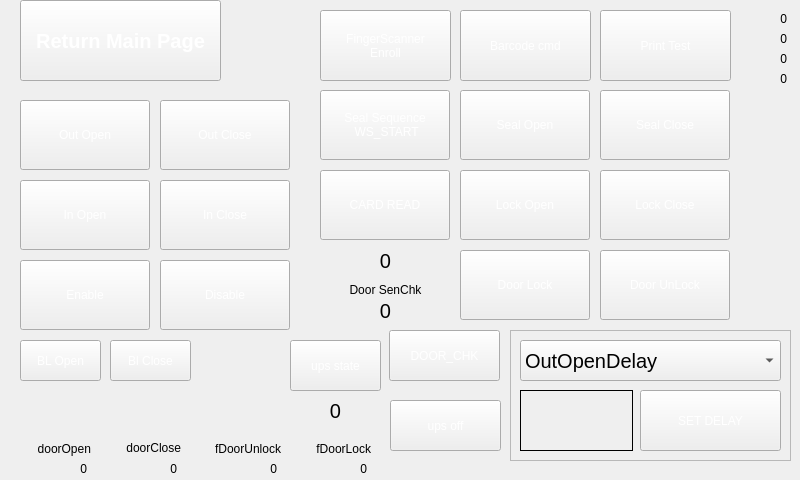
<?xml version="1.0" encoding="UTF-8"?>
<ui version="4.0">
 <class>page_engineer</class>
 <widget class="QWidget" name="page_engineer">
  <property name="geometry">
   <rect>
    <x>0</x>
    <y>0</y>
    <width>800</width>
    <height>480</height>
   </rect>
  </property>
  <property name="windowTitle">
   <string>Form</string>
  </property>
  <property name="styleSheet">
   <string notr="true"/>
  </property>
  <widget class="QPushButton" name="btn_test">
   <property name="geometry">
    <rect>
     <x>20</x>
     <y>0</y>
     <width>201</width>
     <height>81</height>
    </rect>
   </property>
   <property name="font">
    <font>
     <pointsize>15</pointsize>
     <weight>75</weight>
     <bold>true</bold>
    </font>
   </property>
   <property name="focusPolicy">
    <enum>Qt::NoFocus</enum>
   </property>
   <property name="styleSheet">
    <string notr="true">border-image: url(:/image/base7.png);
color: rgb(255, 255, 255);</string>
   </property>
   <property name="text">
    <string notr="true">Return Main Page</string>
   </property>
  </widget>
  <widget class="QPushButton" name="Btn_Door_Unlock">
   <property name="geometry">
    <rect>
     <x>600</x>
     <y>250</y>
     <width>130</width>
     <height>70</height>
    </rect>
   </property>
   <property name="focusPolicy">
    <enum>Qt::NoFocus</enum>
   </property>
   <property name="styleSheet">
    <string notr="true">border-image: url(:/image/base7.png);
color: rgb(255, 255, 255);</string>
   </property>
   <property name="text">
    <string notr="true">Door UnLock</string>
   </property>
  </widget>
  <widget class="QPushButton" name="Btn_Lock_close">
   <property name="geometry">
    <rect>
     <x>600</x>
     <y>170</y>
     <width>130</width>
     <height>70</height>
    </rect>
   </property>
   <property name="focusPolicy">
    <enum>Qt::NoFocus</enum>
   </property>
   <property name="styleSheet">
    <string notr="true">border-image: url(:/image/base7.png);
color: rgb(255, 255, 255);</string>
   </property>
   <property name="text">
    <string notr="true">Lock Close</string>
   </property>
  </widget>
  <widget class="QLabel" name="label_note_1">
   <property name="geometry">
    <rect>
     <x>720</x>
     <y>30</y>
     <width>67</width>
     <height>17</height>
    </rect>
   </property>
   <property name="layoutDirection">
    <enum>Qt::LeftToRight</enum>
   </property>
   <property name="text">
    <string notr="true">0</string>
   </property>
   <property name="alignment">
    <set>Qt::AlignRight|Qt::AlignTrailing|Qt::AlignVCenter</set>
   </property>
  </widget>
  <widget class="QPushButton" name="Btn_Enable">
   <property name="geometry">
    <rect>
     <x>20</x>
     <y>260</y>
     <width>130</width>
     <height>70</height>
    </rect>
   </property>
   <property name="focusPolicy">
    <enum>Qt::NoFocus</enum>
   </property>
   <property name="styleSheet">
    <string notr="true">border-image: url(:/image/base7.png);
color: rgb(255, 255, 255);</string>
   </property>
   <property name="text">
    <string notr="true">Enable</string>
   </property>
  </widget>
  <widget class="QLabel" name="label_note_3">
   <property name="geometry">
    <rect>
     <x>720</x>
     <y>70</y>
     <width>67</width>
     <height>17</height>
    </rect>
   </property>
   <property name="layoutDirection">
    <enum>Qt::LeftToRight</enum>
   </property>
   <property name="text">
    <string notr="true">0</string>
   </property>
   <property name="alignment">
    <set>Qt::AlignRight|Qt::AlignTrailing|Qt::AlignVCenter</set>
   </property>
  </widget>
  <widget class="QPushButton" name="Btn_sealSeq">
   <property name="geometry">
    <rect>
     <x>320</x>
     <y>90</y>
     <width>130</width>
     <height>70</height>
    </rect>
   </property>
   <property name="focusPolicy">
    <enum>Qt::NoFocus</enum>
   </property>
   <property name="styleSheet">
    <string notr="true">border-image: url(:/image/base7.png);
color: rgb(255, 255, 255);</string>
   </property>
   <property name="text">
    <string notr="true">Seal Sequence
 WS_START</string>
   </property>
  </widget>
  <widget class="QLabel" name="label_note_2">
   <property name="geometry">
    <rect>
     <x>720</x>
     <y>50</y>
     <width>67</width>
     <height>17</height>
    </rect>
   </property>
   <property name="layoutDirection">
    <enum>Qt::LeftToRight</enum>
   </property>
   <property name="text">
    <string notr="true">0</string>
   </property>
   <property name="alignment">
    <set>Qt::AlignRight|Qt::AlignTrailing|Qt::AlignVCenter</set>
   </property>
  </widget>
  <widget class="QPushButton" name="Btn_seal_open">
   <property name="geometry">
    <rect>
     <x>460</x>
     <y>90</y>
     <width>130</width>
     <height>70</height>
    </rect>
   </property>
   <property name="focusPolicy">
    <enum>Qt::NoFocus</enum>
   </property>
   <property name="styleSheet">
    <string notr="true">border-image: url(:/image/base7.png);
color: rgb(255, 255, 255);</string>
   </property>
   <property name="text">
    <string notr="true">Seal Open</string>
   </property>
  </widget>
  <widget class="QPushButton" name="Btn_Door_Lock">
   <property name="geometry">
    <rect>
     <x>460</x>
     <y>250</y>
     <width>130</width>
     <height>70</height>
    </rect>
   </property>
   <property name="focusPolicy">
    <enum>Qt::NoFocus</enum>
   </property>
   <property name="styleSheet">
    <string notr="true">border-image: url(:/image/base7.png);
color: rgb(255, 255, 255);</string>
   </property>
   <property name="text">
    <string notr="true">Door Lock</string>
   </property>
  </widget>
  <widget class="QPushButton" name="Btn_Disable">
   <property name="geometry">
    <rect>
     <x>160</x>
     <y>260</y>
     <width>130</width>
     <height>70</height>
    </rect>
   </property>
   <property name="focusPolicy">
    <enum>Qt::NoFocus</enum>
   </property>
   <property name="styleSheet">
    <string notr="true">border-image: url(:/image/base7.png);
color: rgb(255, 255, 255);</string>
   </property>
   <property name="text">
    <string notr="true">Disable</string>
   </property>
  </widget>
  <widget class="QLabel" name="label_note_0">
   <property name="geometry">
    <rect>
     <x>720</x>
     <y>10</y>
     <width>67</width>
     <height>17</height>
    </rect>
   </property>
   <property name="layoutDirection">
    <enum>Qt::LeftToRight</enum>
   </property>
   <property name="text">
    <string notr="true">0</string>
   </property>
   <property name="alignment">
    <set>Qt::AlignRight|Qt::AlignTrailing|Qt::AlignVCenter</set>
   </property>
  </widget>
  <widget class="QPushButton" name="btn_SetCurPage">
   <property name="geometry">
    <rect>
     <x>-210</x>
     <y>90</y>
     <width>201</width>
     <height>81</height>
    </rect>
   </property>
   <property name="font">
    <font>
     <pointsize>15</pointsize>
     <weight>75</weight>
     <bold>true</bold>
    </font>
   </property>
   <property name="focusPolicy">
    <enum>Qt::NoFocus</enum>
   </property>
   <property name="styleSheet">
    <string notr="true">border-image: url(:/image/base7.png);
color: rgb(255, 255, 255);</string>
   </property>
   <property name="text">
    <string notr="true">Currency Set</string>
   </property>
  </widget>
  <widget class="QLabel" name="fdoorLock">
   <property name="geometry">
    <rect>
     <x>300</x>
     <y>460</y>
     <width>67</width>
     <height>17</height>
    </rect>
   </property>
   <property name="layoutDirection">
    <enum>Qt::LeftToRight</enum>
   </property>
   <property name="text">
    <string notr="true">0</string>
   </property>
   <property name="alignment">
    <set>Qt::AlignRight|Qt::AlignTrailing|Qt::AlignVCenter</set>
   </property>
  </widget>
  <widget class="QLabel" name="doorClose">
   <property name="geometry">
    <rect>
     <x>110</x>
     <y>460</y>
     <width>67</width>
     <height>17</height>
    </rect>
   </property>
   <property name="layoutDirection">
    <enum>Qt::LeftToRight</enum>
   </property>
   <property name="text">
    <string notr="true">0</string>
   </property>
   <property name="alignment">
    <set>Qt::AlignRight|Qt::AlignTrailing|Qt::AlignVCenter</set>
   </property>
  </widget>
  <widget class="QLabel" name="doorOpen">
   <property name="geometry">
    <rect>
     <x>20</x>
     <y>460</y>
     <width>67</width>
     <height>17</height>
    </rect>
   </property>
   <property name="layoutDirection">
    <enum>Qt::LeftToRight</enum>
   </property>
   <property name="text">
    <string notr="true">0</string>
   </property>
   <property name="alignment">
    <set>Qt::AlignRight|Qt::AlignTrailing|Qt::AlignVCenter</set>
   </property>
  </widget>
  <widget class="QLabel" name="fDoorUnlock">
   <property name="geometry">
    <rect>
     <x>210</x>
     <y>460</y>
     <width>67</width>
     <height>17</height>
    </rect>
   </property>
   <property name="layoutDirection">
    <enum>Qt::LeftToRight</enum>
   </property>
   <property name="text">
    <string notr="true">0</string>
   </property>
   <property name="alignment">
    <set>Qt::AlignRight|Qt::AlignTrailing|Qt::AlignVCenter</set>
   </property>
  </widget>
  <widget class="QLabel" name="label_note_4">
   <property name="geometry">
    <rect>
     <x>0</x>
     <y>440</y>
     <width>91</width>
     <height>17</height>
    </rect>
   </property>
   <property name="layoutDirection">
    <enum>Qt::LeftToRight</enum>
   </property>
   <property name="text">
    <string notr="true">doorOpen</string>
   </property>
   <property name="alignment">
    <set>Qt::AlignRight|Qt::AlignTrailing|Qt::AlignVCenter</set>
   </property>
  </widget>
  <widget class="QLabel" name="label_note_5">
   <property name="geometry">
    <rect>
     <x>100</x>
     <y>440</y>
     <width>81</width>
     <height>16</height>
    </rect>
   </property>
   <property name="layoutDirection">
    <enum>Qt::LeftToRight</enum>
   </property>
   <property name="text">
    <string notr="true">doorClose</string>
   </property>
   <property name="alignment">
    <set>Qt::AlignRight|Qt::AlignTrailing|Qt::AlignVCenter</set>
   </property>
  </widget>
  <widget class="QLabel" name="label_note_6">
   <property name="geometry">
    <rect>
     <x>200</x>
     <y>440</y>
     <width>81</width>
     <height>17</height>
    </rect>
   </property>
   <property name="layoutDirection">
    <enum>Qt::LeftToRight</enum>
   </property>
   <property name="text">
    <string notr="true">fDoorUnlock</string>
   </property>
   <property name="alignment">
    <set>Qt::AlignRight|Qt::AlignTrailing|Qt::AlignVCenter</set>
   </property>
  </widget>
  <widget class="QLabel" name="label_note_7">
   <property name="geometry">
    <rect>
     <x>290</x>
     <y>440</y>
     <width>81</width>
     <height>17</height>
    </rect>
   </property>
   <property name="layoutDirection">
    <enum>Qt::LeftToRight</enum>
   </property>
   <property name="text">
    <string notr="true">fDoorLock</string>
   </property>
   <property name="alignment">
    <set>Qt::AlignRight|Qt::AlignTrailing|Qt::AlignVCenter</set>
   </property>
  </widget>
  <widget class="QPushButton" name="Btn_Barcode">
   <property name="geometry">
    <rect>
     <x>460</x>
     <y>10</y>
     <width>131</width>
     <height>71</height>
    </rect>
   </property>
   <property name="focusPolicy">
    <enum>Qt::NoFocus</enum>
   </property>
   <property name="styleSheet">
    <string notr="true">border-image: url(:/image/base7.png);
color: rgb(255, 255, 255);</string>
   </property>
   <property name="text">
    <string notr="true">Barcode cmd</string>
   </property>
  </widget>
  <widget class="QPushButton" name="Btn_Print">
   <property name="geometry">
    <rect>
     <x>600</x>
     <y>10</y>
     <width>131</width>
     <height>71</height>
    </rect>
   </property>
   <property name="focusPolicy">
    <enum>Qt::NoFocus</enum>
   </property>
   <property name="styleSheet">
    <string notr="true">border-image: url(:/image/base7.png);
color: rgb(255, 255, 255);</string>
   </property>
   <property name="text">
    <string notr="true">Print Test</string>
   </property>
  </widget>
  <widget class="QPushButton" name="Btn_FingerEnroll">
   <property name="geometry">
    <rect>
     <x>320</x>
     <y>10</y>
     <width>131</width>
     <height>71</height>
    </rect>
   </property>
   <property name="focusPolicy">
    <enum>Qt::NoFocus</enum>
   </property>
   <property name="styleSheet">
    <string notr="true">border-image: url(:/image/base7.png);
color: rgb(255, 255, 255);</string>
   </property>
   <property name="text">
    <string notr="true">FingerScanner
Enroll</string>
   </property>
  </widget>
  <widget class="QPushButton" name="Btn_seal_close">
   <property name="geometry">
    <rect>
     <x>600</x>
     <y>90</y>
     <width>130</width>
     <height>70</height>
    </rect>
   </property>
   <property name="focusPolicy">
    <enum>Qt::NoFocus</enum>
   </property>
   <property name="styleSheet">
    <string notr="true">border-image: url(:/image/base7.png);
color: rgb(255, 255, 255);</string>
   </property>
   <property name="text">
    <string notr="true">Seal Close</string>
   </property>
  </widget>
  <widget class="QPushButton" name="Btn_Lock_open">
   <property name="geometry">
    <rect>
     <x>460</x>
     <y>170</y>
     <width>130</width>
     <height>70</height>
    </rect>
   </property>
   <property name="focusPolicy">
    <enum>Qt::NoFocus</enum>
   </property>
   <property name="styleSheet">
    <string notr="true">border-image: url(:/image/base7.png);
color: rgb(255, 255, 255);</string>
   </property>
   <property name="text">
    <string notr="true">Lock Open</string>
   </property>
  </widget>
  <widget class="QPushButton" name="Btn_CardRead">
   <property name="geometry">
    <rect>
     <x>320</x>
     <y>170</y>
     <width>130</width>
     <height>70</height>
    </rect>
   </property>
   <property name="focusPolicy">
    <enum>Qt::NoFocus</enum>
   </property>
   <property name="styleSheet">
    <string notr="true">border-image: url(:/image/base7.png);
color: rgb(255, 255, 255);</string>
   </property>
   <property name="text">
    <string notr="true">CARD READ</string>
   </property>
  </widget>
  <widget class="QLabel" name="cardData">
   <property name="geometry">
    <rect>
     <x>320</x>
     <y>250</y>
     <width>131</width>
     <height>21</height>
    </rect>
   </property>
   <property name="font">
    <font>
     <pointsize>15</pointsize>
    </font>
   </property>
   <property name="layoutDirection">
    <enum>Qt::LeftToRight</enum>
   </property>
   <property name="text">
    <string notr="true">0</string>
   </property>
   <property name="alignment">
    <set>Qt::AlignCenter</set>
   </property>
  </widget>
  <widget class="QPushButton" name="Btn_outOpen">
   <property name="geometry">
    <rect>
     <x>20</x>
     <y>100</y>
     <width>130</width>
     <height>70</height>
    </rect>
   </property>
   <property name="styleSheet">
    <string notr="true">border-image: url(:/image/base7.png);
color: rgb(255, 255, 255);</string>
   </property>
   <property name="text">
    <string notr="true">Out Open</string>
   </property>
  </widget>
  <widget class="QPushButton" name="Btn_inClose">
   <property name="geometry">
    <rect>
     <x>160</x>
     <y>180</y>
     <width>130</width>
     <height>70</height>
    </rect>
   </property>
   <property name="styleSheet">
    <string notr="true">border-image: url(:/image/base7.png);
color: rgb(255, 255, 255);</string>
   </property>
   <property name="text">
    <string notr="true">In Close</string>
   </property>
  </widget>
  <widget class="QPushButton" name="Btn_inOpen">
   <property name="geometry">
    <rect>
     <x>20</x>
     <y>180</y>
     <width>130</width>
     <height>70</height>
    </rect>
   </property>
   <property name="styleSheet">
    <string notr="true">border-image: url(:/image/base7.png);
color: rgb(255, 255, 255);</string>
   </property>
   <property name="text">
    <string notr="true">In Open</string>
   </property>
  </widget>
  <widget class="QPushButton" name="Btn_outClose">
   <property name="geometry">
    <rect>
     <x>160</x>
     <y>100</y>
     <width>130</width>
     <height>70</height>
    </rect>
   </property>
   <property name="styleSheet">
    <string notr="true">border-image: url(:/image/base7.png);
color: rgb(255, 255, 255);</string>
   </property>
   <property name="text">
    <string notr="true">Out Close</string>
   </property>
  </widget>
  <widget class="QPushButton" name="Btn_blClose">
   <property name="geometry">
    <rect>
     <x>110</x>
     <y>340</y>
     <width>81</width>
     <height>41</height>
    </rect>
   </property>
   <property name="focusPolicy">
    <enum>Qt::NoFocus</enum>
   </property>
   <property name="styleSheet">
    <string notr="true">border-image: url(:/image/base7.png);
color: rgb(255, 255, 255);</string>
   </property>
   <property name="text">
    <string notr="true">Bl Close</string>
   </property>
  </widget>
  <widget class="QPushButton" name="Btn_blOpen">
   <property name="geometry">
    <rect>
     <x>20</x>
     <y>340</y>
     <width>81</width>
     <height>41</height>
    </rect>
   </property>
   <property name="focusPolicy">
    <enum>Qt::NoFocus</enum>
   </property>
   <property name="styleSheet">
    <string notr="true">border-image: url(:/image/base7.png);
color: rgb(255, 255, 255);</string>
   </property>
   <property name="text">
    <string notr="true">BL Open</string>
   </property>
  </widget>
  <widget class="QFrame" name="frame">
   <property name="geometry">
    <rect>
     <x>510</x>
     <y>330</y>
     <width>281</width>
     <height>131</height>
    </rect>
   </property>
   <property name="frameShape">
    <enum>QFrame::StyledPanel</enum>
   </property>
   <property name="frameShadow">
    <enum>QFrame::Raised</enum>
   </property>
   <widget class="QComboBox" name="combo_sen">
    <property name="geometry">
     <rect>
      <x>10</x>
      <y>10</y>
      <width>261</width>
      <height>41</height>
     </rect>
    </property>
    <property name="font">
     <font>
      <pointsize>15</pointsize>
     </font>
    </property>
    <property name="styleSheet">
     <string notr="true">QComboBox QAbstractItemView::item { 
background-color: rgb(255, 255, 255);
color: rgb(0, 0, 0);
} 
</string>
    </property>
    <item>
     <property name="text">
      <string>OutOpenDelay</string>
     </property>
    </item>
    <item>
     <property name="text">
      <string>OutCloseDelay</string>
     </property>
    </item>
    <item>
     <property name="text">
      <string>InOpenDelay</string>
     </property>
    </item>
    <item>
     <property name="text">
      <string>InCloseDelay</string>
     </property>
    </item>
    <item>
     <property name="text">
      <string>LockOpenDelay</string>
     </property>
    </item>
    <item>
     <property name="text">
      <string>LockCloseDelay</string>
     </property>
    </item>
    <item>
     <property name="text">
      <string>SealOpenDelay</string>
     </property>
    </item>
    <item>
     <property name="text">
      <string>SealCloseDelay</string>
     </property>
    </item>
    <item>
     <property name="text">
      <string>BlockOpenDelay</string>
     </property>
    </item>
    <item>
     <property name="text">
      <string>BlockCloseDelay</string>
     </property>
    </item>
   </widget>
   <widget class="QPushButton" name="btn_SensorDelay">
    <property name="geometry">
     <rect>
      <x>130</x>
      <y>60</y>
      <width>141</width>
      <height>61</height>
     </rect>
    </property>
    <property name="focusPolicy">
     <enum>Qt::NoFocus</enum>
    </property>
    <property name="styleSheet">
     <string notr="true">border-image: url(:/image/base7.png);
color: rgb(255, 255, 255);</string>
    </property>
    <property name="text">
     <string notr="true">SET DELAY</string>
    </property>
   </widget>
   <widget class="QLineEdit" name="edit_value">
    <property name="geometry">
     <rect>
      <x>10</x>
      <y>60</y>
      <width>113</width>
      <height>61</height>
     </rect>
    </property>
    <property name="styleSheet">
     <string notr="true">background-color: rgb(255, 255, 255,0);
border: 1px solid black;</string>
    </property>
   </widget>
   <widget class="QPushButton" name="btn_value">
    <property name="geometry">
     <rect>
      <x>10</x>
      <y>60</y>
      <width>111</width>
      <height>61</height>
     </rect>
    </property>
    <property name="font">
     <font>
      <pointsize>15</pointsize>
     </font>
    </property>
    <property name="styleSheet">
     <string notr="true">QPushButton{
border:none;
background-color: rgb(255, 255, 255,0);}</string>
    </property>
    <property name="text">
     <string/>
    </property>
   </widget>
  </widget>
  <widget class="QLabel" name="lbl_doorsen">
   <property name="geometry">
    <rect>
     <x>330</x>
     <y>300</y>
     <width>111</width>
     <height>21</height>
    </rect>
   </property>
   <property name="font">
    <font>
     <pointsize>15</pointsize>
    </font>
   </property>
   <property name="layoutDirection">
    <enum>Qt::LeftToRight</enum>
   </property>
   <property name="text">
    <string notr="true">0</string>
   </property>
   <property name="alignment">
    <set>Qt::AlignCenter</set>
   </property>
  </widget>
  <widget class="QLabel" name="label_note_8">
   <property name="geometry">
    <rect>
     <x>320</x>
     <y>280</y>
     <width>131</width>
     <height>20</height>
    </rect>
   </property>
   <property name="layoutDirection">
    <enum>Qt::LeftToRight</enum>
   </property>
   <property name="text">
    <string notr="true">Door SenChk</string>
   </property>
   <property name="alignment">
    <set>Qt::AlignCenter</set>
   </property>
  </widget>
  <widget class="QPushButton" name="Btn_DoorChk">
   <property name="geometry">
    <rect>
     <x>389</x>
     <y>330</y>
     <width>111</width>
     <height>51</height>
    </rect>
   </property>
   <property name="focusPolicy">
    <enum>Qt::NoFocus</enum>
   </property>
   <property name="styleSheet">
    <string notr="true">border-image: url(:/image/base7.png);
color: rgb(255, 255, 255);</string>
   </property>
   <property name="text">
    <string notr="true">DOOR_CHK</string>
   </property>
  </widget>
  <widget class="QPushButton" name="Btn_upsState">
   <property name="geometry">
    <rect>
     <x>290</x>
     <y>340</y>
     <width>91</width>
     <height>51</height>
    </rect>
   </property>
   <property name="focusPolicy">
    <enum>Qt::NoFocus</enum>
   </property>
   <property name="styleSheet">
    <string notr="true">border-image: url(:/image/base7.png);
color: rgb(255, 255, 255);</string>
   </property>
   <property name="text">
    <string notr="true">ups state</string>
   </property>
  </widget>
  <widget class="QPushButton" name="Btn_upsOff">
   <property name="geometry">
    <rect>
     <x>390</x>
     <y>400</y>
     <width>111</width>
     <height>51</height>
    </rect>
   </property>
   <property name="focusPolicy">
    <enum>Qt::NoFocus</enum>
   </property>
   <property name="styleSheet">
    <string notr="true">border-image: url(:/image/base7.png);
color: rgb(255, 255, 255);</string>
   </property>
   <property name="text">
    <string notr="true">ups off</string>
   </property>
  </widget>
  <widget class="QLabel" name="lbl_upsState">
   <property name="geometry">
    <rect>
     <x>290</x>
     <y>400</y>
     <width>91</width>
     <height>21</height>
    </rect>
   </property>
   <property name="font">
    <font>
     <pointsize>15</pointsize>
    </font>
   </property>
   <property name="layoutDirection">
    <enum>Qt::LeftToRight</enum>
   </property>
   <property name="text">
    <string notr="true">0</string>
   </property>
   <property name="alignment">
    <set>Qt::AlignCenter</set>
   </property>
  </widget>
 </widget>
 <resources/>
 <connections/>
</ui>
